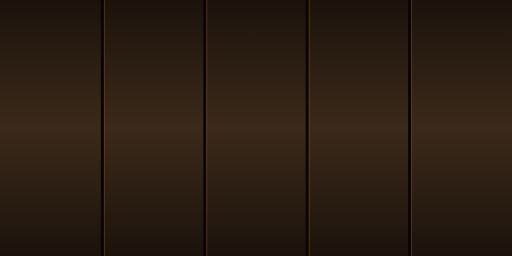
#> input picture design/gildenslots-v2/teile/bg_reels.png, 512 x 256 px; its folder holds only this picture in this run
$ python build_media.py
#> lines starting #> are read from the running program, lines starting #| are printed output that depends on the picture
#!/usr/bin/env python3
"""Converts the designer's parts into files the WoW client loads for certain.

    python3 tools/build_media.py      (or: make media)

design/gildenslots-v2/teile/*.png -> GuildSlots/Media/Art/*.tga (32-bit BGRA, uncompressed,
origin bottom left, same power-of-two size as the PNG). The client reads TGA and BLP; PNG is
not confirmed for the Forever client. Fonts and their licence are copied to
GuildSlots/Media/Fonts/. The output is deterministic: the same input gives the same bytes.

Parts the add-on does not use are skipped (SKIP below); everything else is converted.
"""

import os
import shutil
import sys

from PIL import Image

ROOT = os.path.dirname(os.path.dirname(os.path.abspath(__file__)))
SRC = os.path.join(ROOT, "design", "gildenslots-v2")
ART_IN = os.path.join(SRC, "teile")
FONT_IN = os.path.join(SRC, "fonts")
ART_OUT = os.path.join(ROOT, "GuildSlots", "Media", "Art")
FONT_OUT = os.path.join(ROOT, "GuildSlots", "Media", "Fonts")

# Delivered but not drawn by the add-on (no scroll bars, no check boxes, no drop-downs).
SKIP = {"icon_check", "icon_chevron_down", "scroll_thumb"}
FONTS = [
    "ArchivoNarrow-Bold.ttf",
    "ArchivoNarrow-Medium.ttf",
    "CinzelDecorative-Black.ttf",
    "Marcellus-Regular.ttf",
    "OFL.txt",
]


def power_of_two(n):
    return n > 0 and n & (n - 1) == 0


def write_tga(img, path):
    """Uncompressed 32-bit true-colour TGA, rows bottom-up, no ID, no footer."""
    w, h = img.size
    header = bytes([
        0,  # no image ID
        0,  # no colour map
        2,  # uncompressed true colour
        0, 0, 0, 0, 0,  # colour map spec
        0, 0, 0, 0,  # x, y origin
        w & 255, w >> 8, h & 255, h >> 8,
        32,  # bits per pixel
        8,  # 8 alpha bits, origin bottom left
    ])
    r, g, b, a = img.split()
    bgra = Image.merge("RGBA", (b, g, r, a)).transpose(Image.Transpose.FLIP_TOP_BOTTOM)
    with open(path, "wb") as fh:
        fh.write(header)
        fh.write(bgra.tobytes())


def main():
    os.makedirs(ART_OUT, exist_ok=True)
    os.makedirs(FONT_OUT, exist_ok=True)
    wanted = set()
    for name in sorted(os.listdir(ART_IN)):
        stem, ext = os.path.splitext(name)
        if ext != ".png" or stem in SKIP:
            continue
        img = Image.open(os.path.join(ART_IN, name)).convert("RGBA")
#> img is the input picture: PIL image 512x256 RGBA; mean R, G, B, A 43.1, 29.6, 18.6, 255
        w, h = img.size
#> w = 512; h = 256
        if not (power_of_two(w) and power_of_two(h)):
            sys.exit(f"{name}: {w} x {h} is not a power of two")
        write_tga(img, os.path.join(ART_OUT, stem + ".tga"))
#> in write_tga, `r, g, b, a = img.split()`:
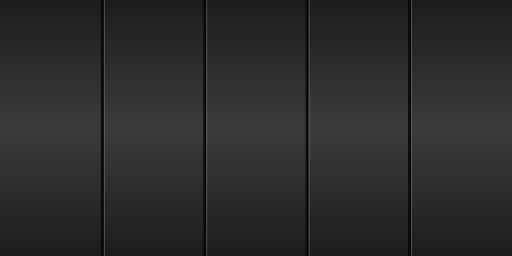
#> r: PIL image 512x256 L; min 10, max 92, mean 43.1
#> in write_tga, `r, g, b, a = img.split()`:
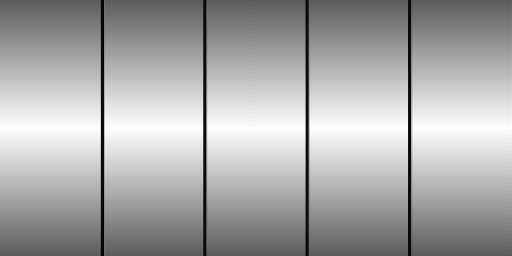
#> b: PIL image 512x256 L; min 2, max 27, mean 18.6; drawn with min black and max white
#> in write_tga, `r, g, b, a = img.split()`: a: PIL image 512x256 L; every value is 255
#> in write_tga, `bgra = Image.merge("RGBA", (b, g, r, a)).transpose(Image.Transpose.FLI..`:
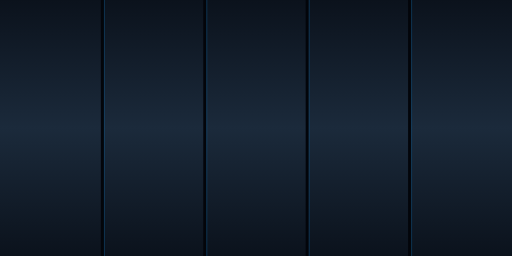
#> bgra: PIL image 512x256 RGBA; mean R, G, B, A 18.6, 29.6, 43.1, 255
        wanted.add(stem + ".tga")
    # Drop files of parts that were removed or skipped since the last run.
    for name in sorted(os.listdir(ART_OUT)):
        if name not in wanted:
            os.remove(os.path.join(ART_OUT, name))
    for name in FONTS:
        shutil.copyfile(os.path.join(FONT_IN, name), os.path.join(FONT_OUT, name))
    print(f"{len(wanted)} textures, {len(FONTS)} font files")


if __name__ == "__main__":
    main()

$ run again, on design/gildenslots-v2/teile/bg_reels_freespin.png
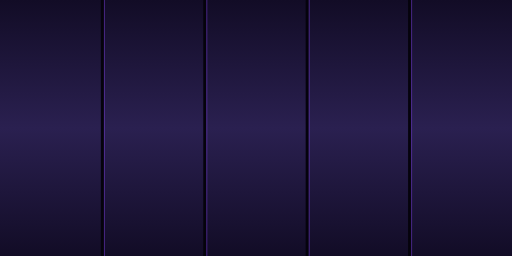
#> input picture design/gildenslots-v2/teile/bg_reels_freespin.png, 512 x 256 px
#> in main, img is the input picture: PIL image 512x256 RGBA; mean R, G, B, A 29.8, 21.7, 58.6, 255
#> in write_tga, `r, g, b, a = img.split()`:
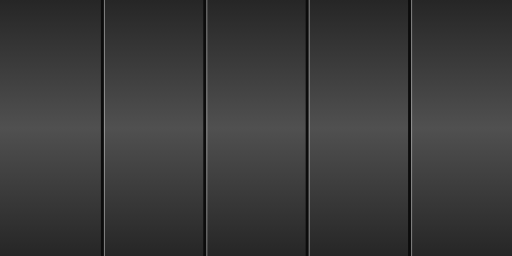
#> b: PIL image 512x256 L; min 12, max 145, mean 58.6
#> a: PIL image 512x256 L; every value is 255
#> in write_tga, `bgra = Image.merge("RGBA", (b, g, r, a)).transpose(Image.Transpose.FLI..`:
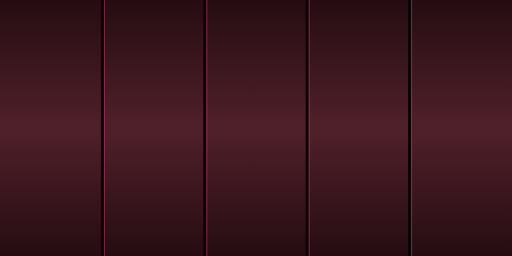
#> bgra: PIL image 512x256 RGBA; mean R, G, B, A 58.6, 21.7, 29.8, 255
